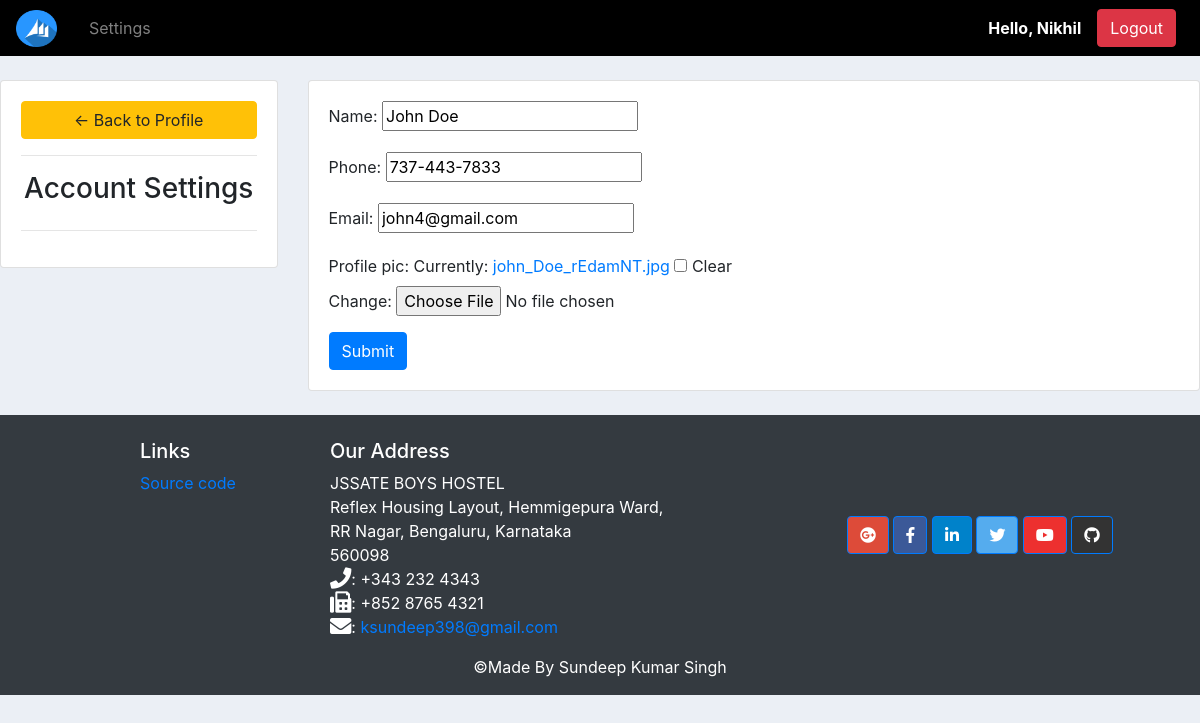
/account/ (signed in), run on the app's committed database.
### accounts/models.py (models this page shows, shortened)
class Customer(models.Model):
	user = models.OneToOneField(User, null=True, blank=True, on_delete=models.CASCADE)
	name = models.CharField(max_length=200, null=True)
	phone = models.CharField(max_length=200, null=True)
	email = models.CharField(max_length=200, null=True)
	profile_pic = models.ImageField(default="profile1.png", null=True, blank=True)
	date_created = models.DateTimeField(auto_now_add=True, null=True)

### accounts/decorators.py (the view)
		def wrapper_func(request, *args, **kwargs):
			group = None
			if request.user.groups.exists():
				group = request.user.groups.all()[0].name
			if group in allowed_roles:
				return view_func(request, *args, **kwargs)
			else:
				return HttpResponse('You are not authorized to view this page')

### accounts/forms.py
class CustomerForm(ModelForm):
	class Meta:
		model = Customer
		fields = '__all__'
		exclude = ['user']

### accounts/views.py (called while the page is built)
@login_required(login_url='login')
@allowed_users(allowed_roles=['customer'])
def accountSettings(request):
	customer = request.user.customer
	form = CustomerForm(instance=customer)
	if request.method == 'POST':
		form = CustomerForm(request.POST, request.FILES,instance=customer)
		if form.is_valid():
			form.save()
	context = {'form':form}
	return render(request, 'accounts/account_settings.html', context)

### accounts/templates/accounts/account_settings.html (shortened to what this page needs)
{%  extends 'accounts/base.html' %}
{% load static %}
{% block content %}
<br>
<div class="row">
	<div class="col-md-3">
		<div class="card card-body">
			<a class="btn btn-warning" href="{% url 'home' %}"> &#8592; Back to Profile</a>
			<hr>
			<h3 style="text-align: center">Account Settings</h3>
			<hr>
		</div>
	</div>
	<div class="col-md-9">
		<div class="card card-body">
			<form method="POST" action="" enctype="multipart/form-data">
				{{form.as_p}}
			<input class="btn btn-primary" type="submit" name="Update Information">
			</form>
		</div>
	</div>
</div>
{% endblock %}

### accounts/templates/accounts/navbar.html (shortened to what this page needs)
{% load static %}
<nav class="navbar navbar-expand-lg navbar-dark dark">
    <img class="mr-4" src="{% static 'img/logoCRM.png' %}" width="41" height="37">
      <div class="collapse navbar-collapse" id="navbarNav">
        <ul class="navbar-nav">
          {% if request.user.is_staff %}
          <li class="nav-item active">
            <a class="nav-link" href="{% url 'home' %}">Dashboard</a>
          </li>
          <li class="nav-item">
            <a class="nav-link" href="{% url 'products' %}">Products</a>
          </li>
          {% else %}
          <li class="nav-item">
            <a class="nav-link" href="{% url 'account' %}">Settings</a>
          </li>
          {% endif %}
        </ul>
      </div>
      <span class="font-weight-bold text-white mr-3">Hello, {{request.user}}</span>
      <span ><a  class=" btn btn-danger mr-2" href="{% url 'logout' %}">Logout</a></span>
  </nav>

### static/css/main.css (style rules this page uses)
body { background-color: #ebeff5; }
.dark { background-color: black; }

### data on the page
Customer: name "John Doe", phone "737-443-7833", email "john4@gmail.com"

### other printed values
{{ request.user }} "Nikhil"
